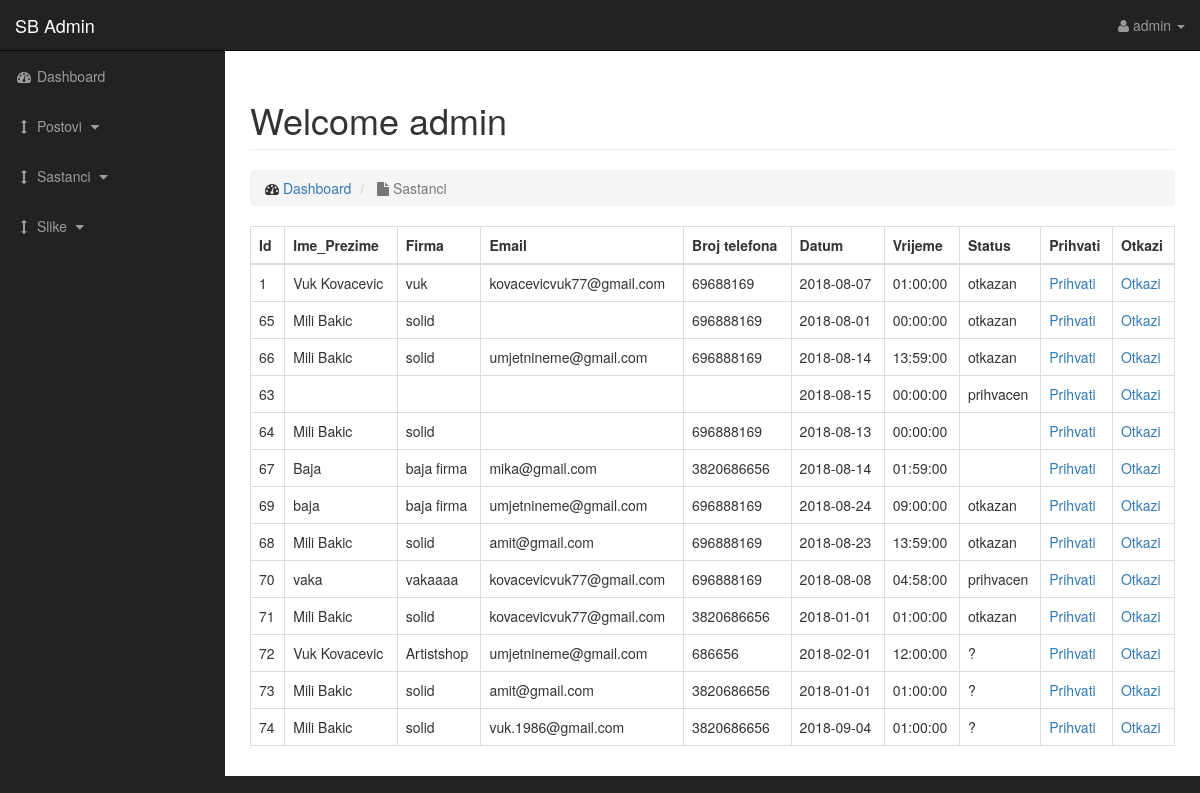
Screenshot of /admin/tabela.php (signed in) with the database file from the repository.
### tables this page shows
CREATE TABLE `zakazivanje` (
  `id` int(11) NOT NULL,
  `ime_prezime` varchar(64) NOT NULL,
  `firma` varchar(64) NOT NULL,
  `email` varchar(64) NOT NULL,
  `brojtelefona` varchar(64) NOT NULL,
  `datum` date NOT NULL,
  `vrijeme` time NOT NULL,
  `status` varchar(64) NOT NULL DEFAULT '?'
);

### admin/tabela.php (the view, shortened to what this page needs)
<?php
require "includes/config.php";
?>
<!DOCTYPE html>
<html lang="en">
<head>
    <link href="css/bootstrap.min.css" rel="stylesheet">
    <link href="css/sb-admin.css" rel="stylesheet">
    <link href="font-awesome/css/font-awesome.min.css" rel="stylesheet" type="text/css">
</head>
<body>
    <div id="wrapper">
        <nav class="navbar navbar-inverse navbar-fixed-top" role="navigation">
            <div class="navbar-header">
                <a class="navbar-brand" href="index.php">SB Admin</a>
            </div>
            <ul class="nav navbar-right top-nav">
                <li class="dropdown">
                    <a href="#" class="dropdown-toggle" data-toggle="dropdown"><i class="fa fa-user"></i> <?php echo $_SESSION['korisnik_login'];    ?> <b class="caret"></b></a>
                </li>
            </ul>
            <div class="collapse navbar-collapse navbar-ex1-collapse">
                <ul class="nav navbar-nav side-nav">
                    <li>
                        <a href="index.html"><i class="fa fa-fw fa-dashboard"></i> Dashboard</a>
                    </li>
                    <li>
                        <a href="javascript:;" data-toggle="collapse" data-target="#post_down"><i class="fa fa-fw fa-arrows-v"></i> Postovi <i class="fa fa-fw fa-caret-down"></i></a>
                    </li>
                    <li>
                        <a href="javascript:;" data-toggle="collapse" data-target="#demo"><i class="fa fa-fw fa-arrows-v"></i> Sastanci <i class="fa fa-fw fa-caret-down"></i></a>
                    </li>
                      <li>
                        <a href="javascript:;" data-toggle="collapse" data-target="#post_drop_down"><i class="fa fa-fw fa-arrows-v"></i> Slike <i class="fa fa-fw fa-caret-down"></i></a>
                    </li>
                </ul>
            </div>
        </nav>
        <div id="page-wrapper">
            <div class="container-fluid">
                <div class="row">
                    <div class="col-lg-12">
                        <h1 class="page-header">
                            Welcome <?php echo $_SESSION['korisnik_login'];    ?>
                        </h1>
                        <ol class="breadcrumb">
                            <li>
                                <i class="fa fa-dashboard"></i>  <a href="index.html">Dashboard</a>
                            </li>
                            <li class="active">
                                <i class="fa fa-file"></i> Sastanci
                            </li>
                        </ol>
                        <table class="table table-bordered table-hover">
                             <thead>
                               <tr>
                               <th>Id</th>
                               <th>Ime_Prezime</th>
                               <th>Firma</th>
                               <th>Email</th>
                               <th>Broj telefona</th>
                               <th>Datum</th>
                               <th>Vrijeme</th>
                               <th>Status</th>
                               <th>Prihvati</th>
                               <th>Otkazi</th>
                               </tr>
                             </thead>
                             <tbody>
                                <?php
                             $query = "SELECT * FROM zakazivanje";
                             $zakazivanje = mysqli_query($connection, $query);
                             while($row = mysqli_fetch_array($zakazivanje)){
                                 $id = $row['id'];
                                 $ime_prezime = $row['ime_prezime'];
                                 $firma = $row['firma'];
                                 $email = $row['email'];
                                 $brojtelefona = $row['brojtelefona'];
                                 $datum = $row['datum'];
                                 $vrijeme = $row['vrijeme'];
                                 $status = $row['status'];
                                 echo "<tr>";
                                    echo "<td>$id</td>";
                                    echo "<td>$ime_prezime</td>";
                                    echo "<td>$firma</td>";
                                    echo "<td>$email</td>";
                                    echo "<td>$brojtelefona</td>";
                                    echo "<td>$datum</td>";
                                    echo "<td>$vrijeme</td>";
                                    echo "<td>$status</td>";
                                    echo "<td><a href='tabela.php?prihvati=$id'>Prihvati</a></td>";
                                    echo "<td><a href='tabela.php?otkazi=$id'>Otkazi</a></td>";
                                echo "</tr>";
                            }
                                ?>
                             </tbody>
                             </table>
                    </div>
                </div>
            </div>
        </div>
    </div>
</body>
</html>

### admin/css/sb-admin.css (style rules this page uses)
body { margin-top: 100px; background-color: #222; }
@media (min-width:768px) { body { margin-top: 50px; } }
#wrapper { padding-left: 0; }
#page-wrapper { width: 100%; padding: 0; background-color: #fff; }
@media (min-width:768px) { #wrapper { padding-left: 225px; } }
@media (min-width:768px) { #page-wrapper { padding: 10px; } }
.top-nav { padding: 0 15px; }
.top-nav>li { display: inline-block; float: left; }
.top-nav>li>a { padding-top: 15px; padding-bottom: 15px; line-height: 20px; color: #999; }
@media (min-width:768px) { .side-nav { position: fixed; top: 51px; left: 225px; width: 225px; margin-left: -225px; border: none; border-radius: 0; overflow-y: auto; background-color: #222; } }
@media (min-width:768px) { .side-nav>li>a { width: 225px; } }

### rows the page displays
zakazivanje: id "1", ime_prezime "Vuk Kovacevic", firma "vuk", email "kovacevicvuk77@gmail.com", brojtelefona "69688169", datum "2018-08-07", vrijeme "01:00:00", status "otkazan"
zakazivanje: id "65", ime_prezime "Mili Bakic", firma "solid", brojtelefona "696888169", datum "2018-08-01", vrijeme "00:00:00", status "otkazan"
zakazivanje: id "66", ime_prezime "Mili Bakic", firma "solid", email "umjetnineme@gmail.com", brojtelefona "696888169", datum "2018-08-14", vrijeme "13:59:00", status "otkazan"
zakazivanje: id "63", datum "2018-08-15", vrijeme "00:00:00", status "prihvacen"
zakazivanje: id "64", ime_prezime "Mili Bakic", firma "solid", brojtelefona "696888169", datum "2018-08-13", vrijeme "00:00:00"
zakazivanje: id "67", ime_prezime "Baja", firma "baja firma", email "mika@gmail.com", brojtelefona "3820686656", datum "2018-08-14", vrijeme "01:59:00"
zakazivanje: id "69", ime_prezime "baja", firma "baja firma", email "umjetnineme@gmail.com", brojtelefona "696888169", datum "2018-08-24", vrijeme "09:00:00", status "otkazan"
zakazivanje: id "68", ime_prezime "Mili Bakic", firma "solid", email "amit@gmail.com", brojtelefona "696888169", datum "2018-08-23", vrijeme "13:59:00", status "otkazan"
zakazivanje: id "70", ime_prezime "vaka", firma "vakaaaa", email "kovacevicvuk77@gmail.com", brojtelefona "696888169", datum "2018-08-08", vrijeme "04:58:00", status "prihvacen"
zakazivanje: id "71", ime_prezime "Mili Bakic", firma "solid", email "kovacevicvuk77@gmail.com", brojtelefona "3820686656", datum "2018-01-01", vrijeme "01:00:00", status "otkazan"
zakazivanje: id "72", ime_prezime "Vuk Kovacevic", firma "Artistshop", email "umjetnineme@gmail.com", brojtelefona "686656", datum "2018-02-01", vrijeme "12:00:00", status "?"
zakazivanje: id "73", ime_prezime "Mili Bakic", firma "solid", email "amit@gmail.com", brojtelefona "3820686656", datum "2018-01-01", vrijeme "01:00:00", status "?"
zakazivanje: id "74", ime_prezime "Mili Bakic", firma "solid", email "vuk.1986@gmail.com", brojtelefona "3820686656", datum "2018-09-04", vrijeme "01:00:00", status "?"

### other values shown
$_SESSION['korisnik_login'] "admin"
